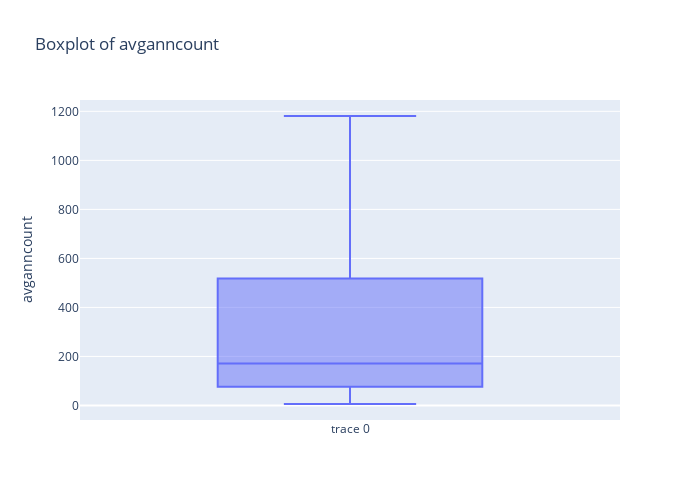
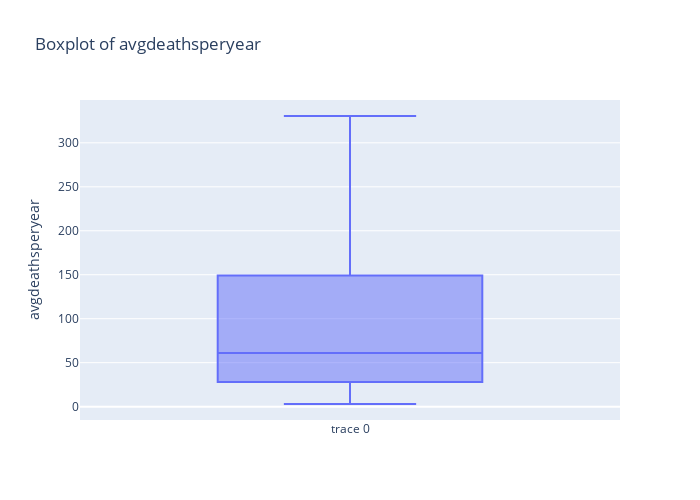

Notebook code cell kept with these figures, in order:
### Code cell
# box plot of the capped data
for col in cols_have_outliers_skewed:
    box_plot(capped_data, col)

### Figure 1 — Plotly figure (JSON) as saved in the notebook; plotly's stock layout.template omitted (floating-point values rounded to 4 significant figures; data arrays with more than 128 entries replaced by an {"elided": "..."} marker saying what was removed)
{"data": [{"boxpoints": "outliers", "jitter": 0.3, "pointpos": -1.8, "type": "box", "y": {"elided": "3047 int values"}}], "layout": {"height": 500, "title": {"text": "Boxplot of avganncount"}, "width": 700, "yaxis": {"title": {"text": "avganncount"}}}}

### Figure 2 — Plotly figure (JSON) as saved in the notebook; plotly's stock layout.template omitted (floating-point values rounded to 4 significant figures; data arrays with more than 128 entries replaced by an {"elided": "..."} marker saying what was removed)
{"data": [{"boxpoints": "outliers", "jitter": 0.3, "pointpos": -1.8, "type": "box", "y": {"elided": "3047 float values"}}], "layout": {"height": 500, "title": {"text": "Boxplot of avgdeathsperyear"}, "width": 700, "yaxis": {"title": {"text": "avgdeathsperyear"}}}}
